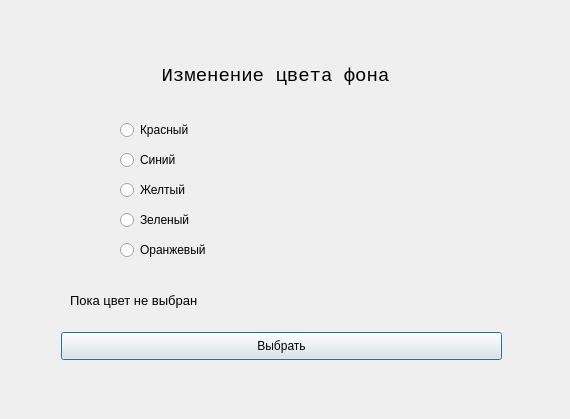
<?xml version="1.0" encoding="UTF-8"?>
<ui version="4.0">
 <class>Dialog</class>
 <widget class="QDialog" name="Dialog">
  <property name="geometry">
   <rect>
    <x>0</x>
    <y>0</y>
    <width>570</width>
    <height>419</height>
   </rect>
  </property>
  <property name="windowTitle">
   <string>Dialog</string>
  </property>
  <widget class="QPushButton" name="pushButton">
   <property name="geometry">
    <rect>
     <x>61</x>
     <y>332</y>
     <width>441</width>
     <height>28</height>
    </rect>
   </property>
   <property name="text">
    <string>Выбрать</string>
   </property>
  </widget>
  <widget class="QLabel" name="label_2">
   <property name="geometry">
    <rect>
     <x>100</x>
     <y>60</y>
     <width>351</width>
     <height>31</height>
    </rect>
   </property>
   <property name="maximumSize">
    <size>
     <width>16777215</width>
     <height>100</height>
    </size>
   </property>
   <property name="font">
    <font>
     <family>Lucida Console</family>
     <pointsize>14</pointsize>
    </font>
   </property>
   <property name="layoutDirection">
    <enum>Qt::LeftToRight</enum>
   </property>
   <property name="text">
    <string>Изменение цвета фона</string>
   </property>
   <property name="alignment">
    <set>Qt::AlignCenter</set>
   </property>
  </widget>
  <widget class="QLabel" name="label_3">
   <property name="geometry">
    <rect>
     <x>70</x>
     <y>290</y>
     <width>291</width>
     <height>21</height>
    </rect>
   </property>
   <property name="font">
    <font>
     <pointsize>10</pointsize>
    </font>
   </property>
   <property name="text">
    <string>Пока цвет не выбран</string>
   </property>
  </widget>
  <widget class="QRadioButton" name="radioButton">
   <property name="geometry">
    <rect>
     <x>120</x>
     <y>120</y>
     <width>95</width>
     <height>20</height>
    </rect>
   </property>
   <property name="text">
    <string>Красный</string>
   </property>
  </widget>
  <widget class="QRadioButton" name="radioButton_2">
   <property name="geometry">
    <rect>
     <x>120</x>
     <y>150</y>
     <width>95</width>
     <height>20</height>
    </rect>
   </property>
   <property name="text">
    <string>Синий</string>
   </property>
  </widget>
  <widget class="QRadioButton" name="radioButton_3">
   <property name="geometry">
    <rect>
     <x>120</x>
     <y>180</y>
     <width>95</width>
     <height>20</height>
    </rect>
   </property>
   <property name="text">
    <string>Желтый</string>
   </property>
  </widget>
  <widget class="QRadioButton" name="radioButton_4">
   <property name="geometry">
    <rect>
     <x>120</x>
     <y>210</y>
     <width>95</width>
     <height>20</height>
    </rect>
   </property>
   <property name="text">
    <string>Зеленый</string>
   </property>
  </widget>
  <widget class="QRadioButton" name="radioButton_5">
   <property name="geometry">
    <rect>
     <x>120</x>
     <y>240</y>
     <width>95</width>
     <height>20</height>
    </rect>
   </property>
   <property name="text">
    <string>Оранжевый</string>
   </property>
  </widget>
 </widget>
 <resources/>
 <connections/>
</ui>
